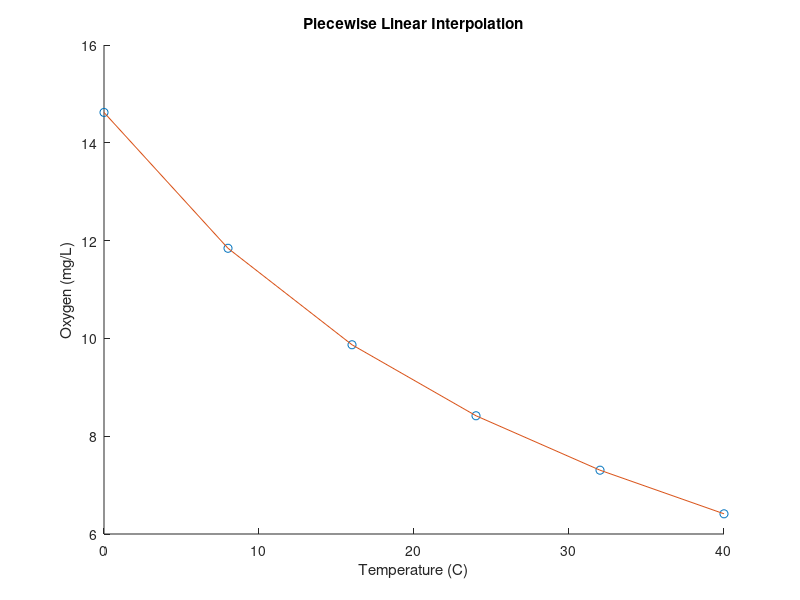
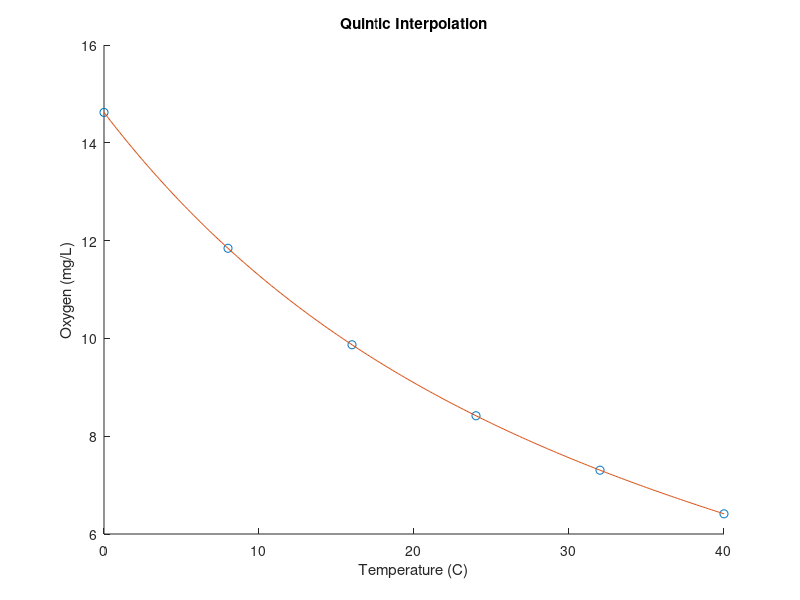
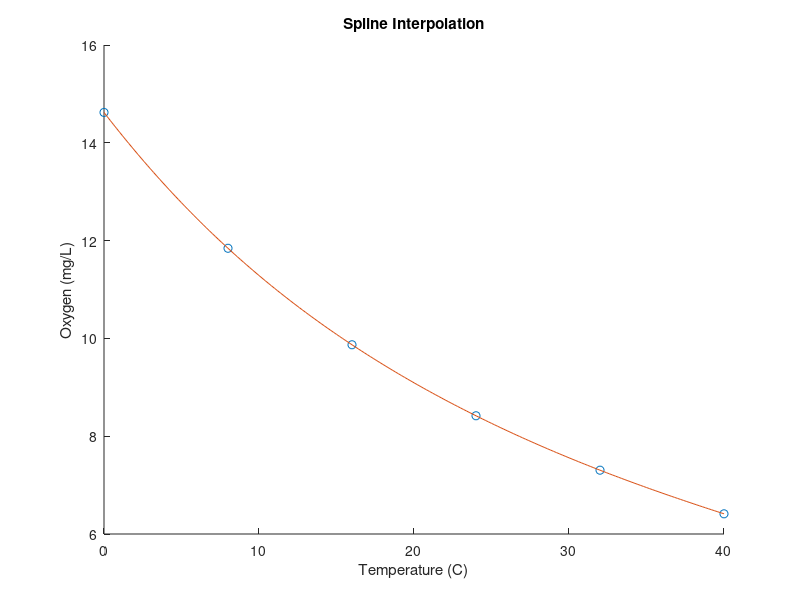

Here is the MATLAB script that generated these plots, in order:
%############################################################################
% <Lab 7b>
%
% Course: ENSC 180 Introduction to Engineering Analysis
% Instructor: Dr. Herbert H. Tsang
% Description: Practice for graphical interpolation
% Due date: 2020/03/13
%
% Author: Jake Merkl
% Input: None
% Output: A graph with interpolation of raw data using piecewise linear,
% polynomial of degree 5, and spline interpolations.
% I pledge that I have completed the programming assignment independently.
% I have not copied the code from a student or any source.
% I have not given my code to any student.
%
% Sign here: ___Jake Merkl_______
%############################################################################

function Lab7b_MerklJake()
temperature = [0:8:40]; %Variable declaration
oxygen = [14.621, 11.843, 9.870, 8.418, 7.305, 6.413];
xpoly = [0:0.2:40];

hold on; %To plot raw data with interpolations

plot(temperature, oxygen, 'o') %Linear Interpolation
plot(temperature, oxygen)
xlabel('Temperature (C)')
ylabel('Oxygen (mg/L)')
title('Piecewise Linear Interpolation')
b = interp1(temperature, oxygen, 27);
disp('Piecewise Linear estimate of 27: ') %Numerical analysis
disp(b)

figure;       %Quintic Interpolation
hold on;            
plot(temperature, oxygen, 'o')
y1 = polyfit(temperature,oxygen,5);
Psre1 = polyval(y1,xpoly);
plot(xpoly ,Psre1)
xlabel('Temperature (C)')
ylabel('Oxygen (mg/L)')
title('Quintic Interpolation')
disp('Quintic Interpolation estimate at 27: ') %Numerical analysis
disp(polyval(y1, 27))

figure;     %Spline interpolation
hold on;            
plot(temperature, oxygen, 'o')
pp = interp1(temperature, oxygen, xpoly, 'spline');
plot(xpoly, pp)
xlabel('Temperature (C)')
ylabel('Oxygen (mg/L)')
title('Spline Interpolation')
disp('Spline estimate of 27: ') %Numerical analysis
disp(interp1(temperature, oxygen, 27, 'spline'))
end